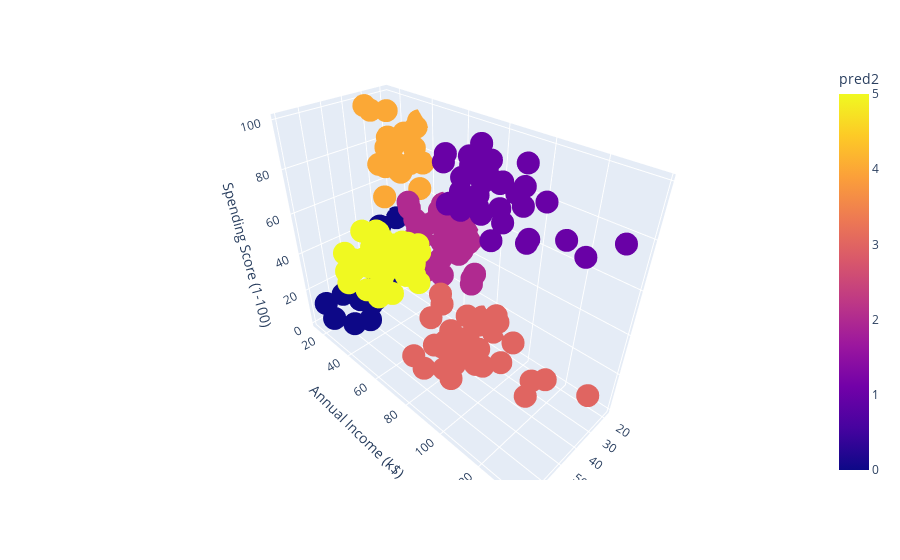

The cell this chart's notebook holds for it:
### Code cell
import plotly.express as px
fig=px.scatter_3d(data_frame=X,x='Age',y='Annual Income (k$)',z='Spending Score (1-100)',color='pred2')
fig.show()

### Figure 1 — Plotly figure (JSON) as saved in the notebook; plotly's stock layout.template omitted (floating-point values rounded to 4 significant figures; data arrays with more than 128 entries replaced by an {"elided": "..."} marker saying what was removed)
{"data": [{"hovertemplate": "Age=%{x}<br>Annual Income (k$)=%{y}<br>Spending Score (1-100)=%{z}<br>pred2=%{marker.color}<extra></extra>", "legendgroup": "", "marker": {"color": {"elided": "200 int values"}, "coloraxis": "coloraxis", "symbol": "circle"}, "mode": "markers", "name": "", "scene": "scene", "showlegend": false, "type": "scatter3d", "x": {"elided": "200 int values"}, "y": {"elided": "200 int values"}, "z": {"elided": "200 int values"}}], "layout": {"coloraxis": {"colorbar": {"title": {"text": "pred2"}}, "colorscale": [[0, "#0d0887"], [0.1111, "#46039f"], [0.2222, "#7201a8"], [0.3333, "#9c179e"], [0.4444, "#bd3786"], [0.5556, "#d8576b"], [0.6667, "#ed7953"], [0.7778, "#fb9f3a"], [0.8889, "#fdca26"], [1, "#f0f921"]]}, "legend": {"tracegroupgap": 0}, "margin": {"t": 60}, "scene": {"domain": {"x": [0, 1], "y": [0, 1]}, "xaxis": {"title": {"text": "Age"}}, "yaxis": {"title": {"text": "Annual Income (k$)"}}, "zaxis": {"title": {"text": "Spending Score (1-100)"}}}}}
